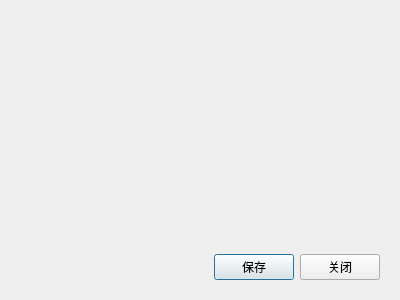
<?xml version="1.0" encoding="UTF-8"?>
<ui version="4.0">
 <class>UserWinDialog</class>
 <widget class="QDialog" name="UserWinDialog">
  <property name="enabled">
   <bool>true</bool>
  </property>
  <property name="geometry">
   <rect>
    <x>0</x>
    <y>0</y>
    <width>400</width>
    <height>300</height>
   </rect>
  </property>
  <property name="windowTitle">
   <string>Dialog</string>
  </property>
  <property name="sizeGripEnabled">
   <bool>false</bool>
  </property>
  <layout class="QGridLayout" name="gridLayout">
   <item row="0" column="0">
    <widget class="QWidget" name="widget" native="true"/>
   </item>
   <item row="2" column="1">
    <widget class="QWidget" name="widget_2" native="true">
     <property name="minimumSize">
      <size>
       <width>20</width>
       <height>0</height>
      </size>
     </property>
     <layout class="QHBoxLayout" name="horizontalLayout">
      <item>
       <widget class="QPushButton" name="pushButton">
        <property name="text">
         <string>保存</string>
        </property>
       </widget>
      </item>
      <item>
       <widget class="QPushButton" name="pushButton_2">
        <property name="text">
         <string>关闭</string>
        </property>
       </widget>
      </item>
     </layout>
    </widget>
   </item>
   <item row="0" column="1">
    <spacer name="verticalSpacer">
     <property name="orientation">
      <enum>Qt::Vertical</enum>
     </property>
     <property name="sizeHint" stdset="0">
      <size>
       <width>20</width>
       <height>40</height>
      </size>
     </property>
    </spacer>
   </item>
   <item row="2" column="0">
    <spacer name="horizontalSpacer">
     <property name="orientation">
      <enum>Qt::Horizontal</enum>
     </property>
     <property name="sizeHint" stdset="0">
      <size>
       <width>40</width>
       <height>20</height>
      </size>
     </property>
    </spacer>
   </item>
  </layout>
 </widget>
 <resources/>
 <connections/>
</ui>
